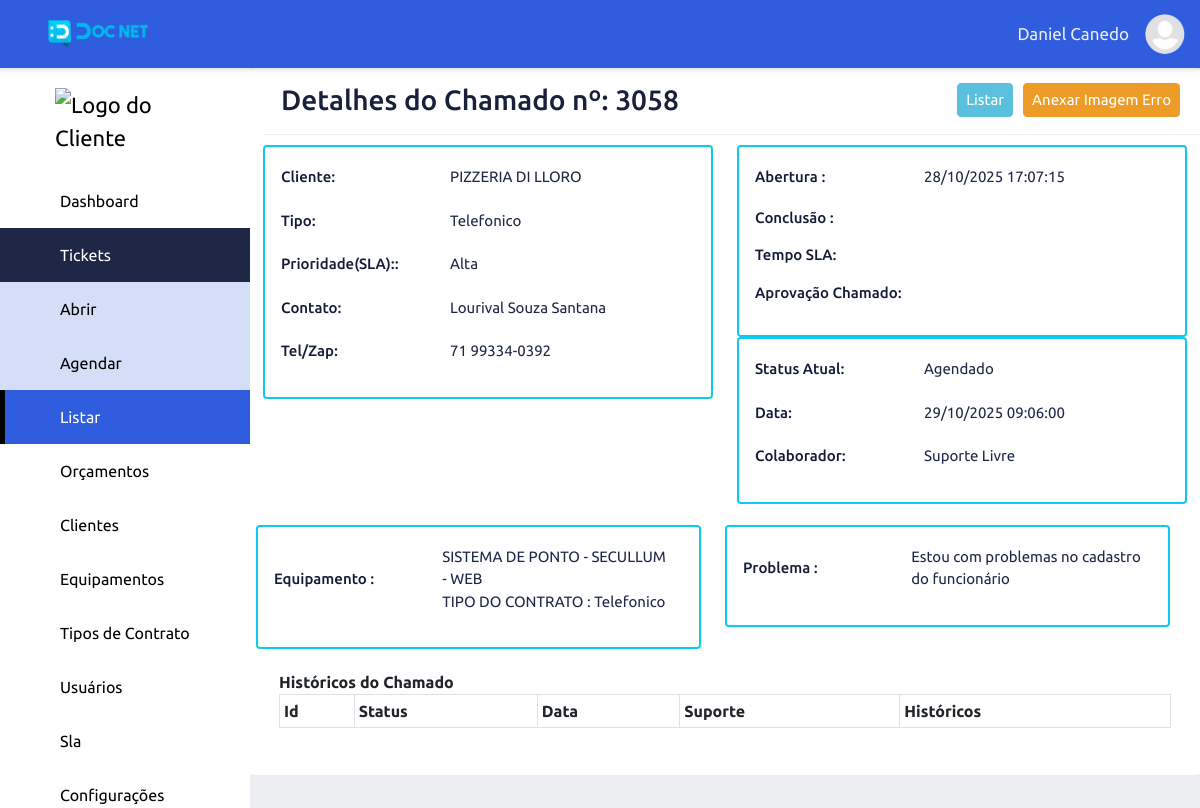
The app's page /view-cham/index/3058 (signed in) with its own data.
### tables this page shows
CREATE TABLE `adms_levels_pages` (
  `id` int NOT NULL,
  `permission` int NOT NULL DEFAULT '2',
  `order_level_page` int NOT NULL,
  `print_menu` int NOT NULL DEFAULT '2' COMMENT '1 - Apresentar no menu, 2 - Não apresentar no menu',
  `dropdown` int NOT NULL DEFAULT '2' COMMENT '1 - Dropdow , 2 - não dropdow',
  `adms_access_level_id` int NOT NULL,
  `adms_page_id` int NOT NULL,
  `adms_items_menu_id` int NOT NULL DEFAULT '1',
  `created` datetime NOT NULL,
  `modified` datetime DEFAULT NULL
);

CREATE TABLE `adms_pages` (
  `id` int NOT NULL,
  `controller` varchar(220) NOT NULL,
  `metodo` varchar(220) NOT NULL,
  `menu_controller` varchar(220) NOT NULL,
  `menu_metodo` varchar(220) NOT NULL,
  `name_page` varchar(220) NOT NULL,
  `publish` int NOT NULL DEFAULT '2',
  `icon` varchar(45) DEFAULT NULL,
  `obs` text,
  `adms_sits_pgs_id` int NOT NULL DEFAULT '2',
  `adms_types_pgs_id` int NOT NULL,
  `adms_groups_pgs_id` int NOT NULL,
  `created` datetime NOT NULL,
  `modified` datetime DEFAULT NULL
);

CREATE TABLE `adms_items_menus` (
  `id` int NOT NULL,
  `name` varchar(220) NOT NULL,
  `icon` varchar(45) NOT NULL,
  `order_item_menu` int NOT NULL,
  `created` datetime NOT NULL,
  `modified` datetime DEFAULT NULL
);

CREATE TABLE `adms_cham` (
  `id` int NOT NULL,
  `empresa_id` int NOT NULL DEFAULT '1',
  `cliente_id` int NOT NULL DEFAULT '1',
  `contato` varchar(220) NOT NULL DEFAULT 'usuario',
  `tel_contato` varchar(220) NOT NULL DEFAULT 'telefone',
  `usuario_id` int DEFAULT '1',
  `dt_cham` datetime NOT NULL,
  `suporte_id` int DEFAULT '1',
  `status_id` int NOT NULL DEFAULT '1',
  `dt_status` datetime DEFAULT NULL,
  `dt_term_cham` datetime DEFAULT NULL,
  `inf_cham` text,
  `hist_cham_id` int DEFAULT '1',
  `type_cham` varchar(44) DEFAULT NULL,
  `sla_id` int DEFAULT '1',
  `prod_id` int NOT NULL DEFAULT '1',
  `fech_cham` datetime DEFAULT NULL,
  `dur_cham` varchar(220) DEFAULT NULL,
  `image` varchar(220) DEFAULT NULL,
  `nota_atend` int DEFAULT NULL,
  `motivo_repr` text,
  `created` datetime NOT NULL,
  `modified` datetime DEFAULT NULL
);

CREATE TABLE `adms_clientes` (
  `id` int NOT NULL,
  `razao_social` varchar(220) NOT NULL,
  `nome_fantasia` varchar(220) NOT NULL,
  `cnpjcpf` varchar(220) NOT NULL,
  `cep` varchar(15) NOT NULL,
  `logradouro` varchar(220) NOT NULL,
  `bairro` varchar(220) NOT NULL,
  `cidade` varchar(220) NOT NULL,
  `uf` varchar(45) NOT NULL,
  `situacao` int NOT NULL,
  `empresa` int NOT NULL,
  `logo` varchar(220) DEFAULT NULL,
  `created` datetime NOT NULL,
  `modified` datetime DEFAULT NULL
);

CREATE TABLE `adms_sla` (
  `id` int NOT NULL,
  `name` varchar(220) NOT NULL,
  `empresa_id` int NOT NULL,
  `prim_resp` time DEFAULT NULL,
  `final_resp` time DEFAULT NULL,
  `tipo_ocorr_id` int NOT NULL,
  `prioridade_id` int NOT NULL,
  `tempo_nome_sla_id` int NOT NULL,
  `tempo_horas_sla_id` int NOT NULL,
  `atividade_id` int NOT NULL,
  `obs` varchar(220) DEFAULT NULL,
  `modified` datetime DEFAULT NULL,
  `cretaed` datetime NOT NULL
);

CREATE TABLE `adms_cham_status` (
  `id` int NOT NULL,
  `name` varchar(220) NOT NULL,
  `created` datetime NOT NULL,
  `modified` datetime DEFAULT NULL
);

CREATE TABLE `adms_produtos` (
  `id` int NOT NULL,
  `name` varchar(220) NOT NULL,
  `type_id` int NOT NULL DEFAULT '1',
  `serie` varchar(220) DEFAULT NULL,
  `modelo_id` varchar(220) DEFAULT '1',
  `marca_id` varchar(220) DEFAULT '1',
  `cliente_id` int NOT NULL,
  `empresa_id` int NOT NULL,
  `contr_id` int NOT NULL,
  `dias` int NOT NULL,
  `inicio_contr` date NOT NULL,
  `venc_contr` date NOT NULL,
  `inf_adicionais` text,
  `sit_id` int NOT NULL,
  `created` datetime NOT NULL,
  `modified` datetime DEFAULT NULL
);

### app/adms/Views/chamados/viewCham.php (the view, shortened to what the rows shown need)
<div class="wrapper">
    <div class="row">
        <div class="top-list">
            <?php
            if (!empty($this->data['viewCham'])) {
                extract($this->data['viewCham'][0]);
            ?>
                <span class="title-content">
                    <h3>Detalhes do Chamado nº: <?php echo $id; ?></h3>
                </span>
            <?php
            }
            ?>
        </div>
        <div class="content-adm">
            <?php
            if (!empty($this->data['viewCham'])) {
                extract($this->data['viewCham'][0]);
            ?>
                <div class="row">
                    <div class="col-md-6">
                        <div class="card card-body border-top border-info border-2 input-group-sm">
                            <div class="view-det-adm">
                                <span class="view-adm-title">Cliente: </span>
                                <span class="view-adm-info"><?php echo $nome_fantasia_clie; ?></span>
                            </div>
                            <div class="view-det-adm">
                                <span class="view-adm-title">Tipo: </span>
                                <span class="view-adm-info"><?php echo $type_cham; ?></span>
                            </div>
                            <div class="view-det-adm">
                                <span class="view-adm-title">Prioridade(SLA):: </span>
                                <span class="view-adm-info"><?php echo $name_sla; ?></span>
                            </div>
                            <div class="view-det-adm">
                                <span class="view-adm-title">Contato: </span>
                                <span class="view-adm-info"><?php echo $contato; ?></span>
                            </div>
                            <div class="view-det-adm">
                                <span class="view-adm-title">Tel/Zap: </span>
                                <span class="view-adm-info"><?php echo $tel_contato; ?></span>
                            </div>
                        </div>
                    </div>
                    <div class="col-md-6">
                        <div class="card card-body border-top border-info border-2 input-group-sm">
                            <div class="view-det-adm">
                                <span class="view-adm-title">Abertura : </span>
                                <span class="view-adm-info"><?php echo date('d/m/Y H:i:s', strtotime($dt_cham)); ?></span>
                            </div>
                            <div class="view-det-adm">
                                <span class="view-adm-title">Conclusão : </span>
                                <span class="view-adm-info">
                                </span>
                            </div>
                            <div class="view-det-adm">
                                <span class="view-adm-title">Tempo SLA: </span>
                                    <span class="view-adm-info"><?php echo $sla_total ?></span>
                            </div>
                            <div class="view-det-adm">
                                <span class="view-adm-title">Aprovação Chamado: </span>
                                <span class="view-adm-info">
                                </span>
                            </div>
                        </div>
                        <div class="card card-body border-top border-info border-2 input-group-sm">
                            <div class="view-det-adm">
                                <span class="view-adm-title">Status Atual: </span>
                                <span class="view-adm-info"><?php echo $name_sta; ?></span>
                            </div>
                            <div class="view-det-adm">
                                <span class="view-adm-title">Data: </span>
                                <span class="view-adm-info"><?php echo date('d/m/Y H:i:s', strtotime($dt_status)); ?></span>
                            </div>
                            <div class="view-det-adm">
                                <span class="view-adm-title">Colaborador: </span>
                                <span class="view-adm-info">
                                    <?php
                                    if($suporte_id === 1){
                                        echo "Suporte Livre" ;
                                    } else {
                                        echo $name_user;
                                    }; ?>
                                </span>
                            </div>
                        </div>
                    </div>
                    <div class="row">
                    <div class="col-md-6 mt-3">
                        <div class="card card-body border-top border-info border-2 input-group-sm">
                            <div class="view-det-adm">
                                <span class="view-adm-title" >Equipamento :</span>
                                <span class="view-adm-info"><?php echo $name_prod; echo ' - '; echo $marca_id_prod; echo ' - '; echo $modelo_id_prod; ?> <br> <?php echo 'TIPO DO CONTRATO : '; echo $type_cham; ?></span>
                            </div>
                        </div>
                    </div><div class="col-md-6 mt-3">
                        <div class="card card-body border-top border-info border-2 input-group-sm">
                            <div class="view-det-adm">
                                <span class="view-adm-title">Problema : </span>
                                <span class="view-adm-info"><?php echo $inf_cham; ?></span>
                            </div>
                        </div>
                    </div>
                    </div>
                <?php } ?>
                <div class="col-md-12">
                    <div class="card-body border-button border-info border-5 input-group-sm">
                        <div class="input-group-sm">
                            <table class="table table-sm table-hover table-bordered table-striped">
                                <thead>
                                    <tr>
                                        <th class="list-head-content table-sm-none">Id</th>
                                        <th class="list-head-content">Status</th>
                                        <th class="list-head-content table-sm-none">Data</th>
                                        <th class="list-head-content">Suporte</th>
                                        <th class="list-head-content">Históricos</th>
                                    </tr>
                                </thead>
                            </table>
                        </div>
                    </div>
                </div>
                </div>
        </div>
    </div>
</div>

### app/adms/Views/include/menu.php (shortened to what the rows shown need)
<?php
$sidebar_active = "";
if (isset($this->data['sidebarActive'])) {
    $sidebar_active = $this->data['sidebarActive'];
}
?>
<div class="content">
    <div class="sidebar">
    <div class="logo-adm">
        <?php
        if(!empty ($_SESSION['set_clie'])){
            echo "<img src='" . URLADM . "app/adms/assets/image/logo/clientes/". $_SESSION['emp_user']."/{$_SESSION['logo_emp_prin']}' width='140' alt='Logo do Cliente'>";
        } else{
            echo "<img src='" . URLADM . "app/adms/assets/image/logo/clientes/icon_user.png' width='140' alt='Logo do Cliente'>";
        }
        ?>
    </div>
        <?php
        if ((isset($this->data['menu'])) and ($this->data['menu'])) {
            $count_drop_start = 0;
            $count_drop_end = 0;
            foreach ($this->data['menu'] as $item_menu) {
                extract($item_menu);
                $active_item_menu = "";
                if ($sidebar_active == $menu_controller) {
                    $active_item_menu = "active";
                }
                if ($dropdown == 1) {
                    if ($count_drop_start != $id_itm_men) {
                        if (($count_drop_end == 1) and ($count_drop_start != 0)) {
                            echo "</div>";
                            $count_drop_end = 0;
                        }
                        echo "<button class='dropdown-btn btn-active$id_itm_men'>";
                        echo "<i class='icon $icon_itm_men'></i><span>$name_itm_men</span><i class='fa-solid fa-caret-down'></i>";
                        echo "</button>";
                        echo "<div class='dropdown-container cont-active$id_itm_men'>";
                    }
                    echo "<a href='" . URLADM . "$menu_controller/$menu_metodo' class='sidebar-nav active$id_itm_men $active_item_menu'><i class='icon $icon'></i><span></span>$name_page</a>";
                    $count_drop_start = $id_itm_men;
                    $count_drop_end = 1;
                } else {
                    if ($count_drop_end == 1) {
                        echo "</div>";
                        $count_drop_end = 0;
                    }
                    echo "<a href='" . URLADM . "$menu_controller/$menu_metodo' class='sidebar-nav $active_item_menu'><i class='icon $icon'></i><span></span>$name_page</a>";
                }
            }
        }
        ?>
    </div>

### records on screen
adms_levels_pages: adms_page.name_page "Dashboard"
adms_levels_pages: adms_items_menu.name "Tickets", adms_page.name_page "Abrir"
adms_levels_pages: adms_page.name_page "Agendar"
adms_levels_pages: adms_page.name_page "Listar"
adms_levels_pages: adms_items_menu.name "Orçamentos"
adms_levels_pages: adms_items_menu.name "Clientes"
adms_levels_pages: adms_items_menu.name "Equipamentos"
adms_levels_pages: adms_items_menu.name "Tipos de Contrato"
adms_levels_pages: adms_items_menu.name "Usuários"
adms_levels_pages: adms_items_menu.name "Sla"
adms_levels_pages: adms_items_menu.name "Configurações"
adms_cham: id "3058", cliente.nome_fantasia "PIZZERIA DI LLORO", type_cham "Telefonico", sla.name "Alta", contato "Lourival Souza Santana", tel_contato "71 99334-0392", dt_cham "28/10/2025 17:07:15", status.name "Agendado", dt_status "29/10/2025 09:06:00", prod.name "SISTEMA DE PONTO", prod.marca_id "SECULLUM", prod.modelo_id "WEB", inf_cham "Estou com problemas no cadastro do funcionário"

### other values on screen
$_SESSION['user_nickname'] "Daniel Canedo"
